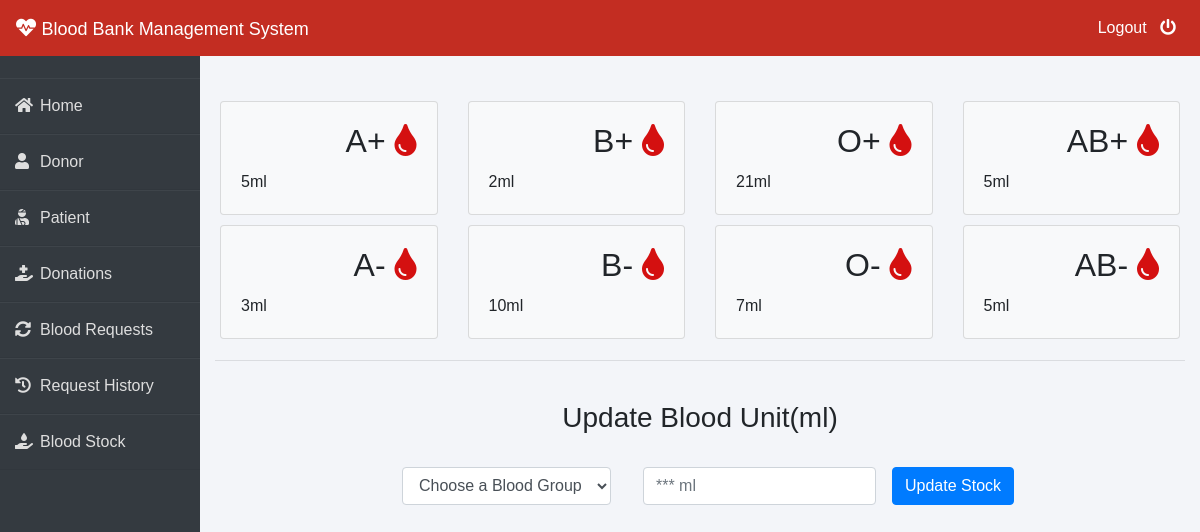
/admin-blood (signed in), run on the app's committed database.
### blood/models.py (models this page shows, shortened)
class Stored(models.Model):
    blood_type = models.CharField(max_length=50)
    unites_number = models.PositiveIntegerField(default=0)

### blood/views.py (the view, shortened to what this page needs)
# urls.py: path('admin-blood', views.admin_blood_view,name='admin-blood'),
@login_required(login_url='adminlogin')
def admin_blood_view(request):
    dict={
        'bloodForm':forms.BloodForm(),
        'A1':models.Stored.objects.get(blood_type="A+"),
        'A2':models.Stored.objects.get(blood_type="A-"),
        'B1':models.Stored.objects.get(blood_type="B+"),
        'B2':models.Stored.objects.get(blood_type="B-"),
        'AB1':models.Stored.objects.get(blood_type="AB+"),
        'AB2':models.Stored.objects.get(blood_type="AB-"),
        'O1':models.Stored.objects.get(blood_type="O+"),
        'O2':models.Stored.objects.get(blood_type="O-"),
    }
    return render(request,'blood/admin_blood.html',context=dict)

### blood/forms.py
class BloodForm(forms.ModelForm):
    class Meta:
        model=models.Stored
        fields=['blood_type','unites_number']

### templates/blood/admin_blood.html (shortened to what this page needs)
{% extends 'blood/adminbase.html' %}
{% block content %}
{% load widget_tweaks %}
<br><br>
<div class="container">
    <div class="row">
      <div class="col-sm-3">
        <div class="card bg-light">
          <div class="card-body">
              <div class="blood">
                  <h2>A+ <i class="fas fa-tint"></i></h2>
              </div><br><br>
              <div>
                  {{A1.unites_number}}ml
              </div>
          </div>
        </div>
      </div>
      <div class="col-sm-3">
          <div class="card bg-light">
              <div class="card-body">
                  <div class="blood">
                      <h2>B+ <i class="fas fa-tint"></i></h2>
                  </div><br><br>
                  <div>
                    {{B1.unites_number}}ml
                  </div>
              </div>
            </div>
      </div>
      <div class="col-sm-3">
          <div class="card bg-light">
              <div class="card-body">
                  <div class="blood">
                      <h2>O+ <i class="fas fa-tint"></i></h2>
                  </div><br><br>
                  <div>
                    {{O1.unites_number}}ml
                  </div>
              </div>
            </div>
        </div>
        <div class="col-sm-3">
          <div class="card bg-light">
              <div class="card-body">
                  <div class="blood">
                      <h2>AB+ <i class="fas fa-tint"></i></h2>
                  </div><br><br>
                  <div>
                    {{AB1.unites_number}}ml
                  </div>
              </div>
            </div>
        </div>
    </div>
    <div class="row">
      <div class="col-sm-3">
        <div class="card bg-light">
          <div class="card-body">
              <div class="blood">
                  <h2>A- <i class="fas fa-tint"></i></h2>
              </div><br><br>
              <div>
                {{A2.unites_number}}ml
              </div>
          </div>
        </div>
      </div>
      <div class="col-sm-3">
          <div class="card bg-light">
              <div class="card-body">
                  <div class="blood">
                      <h2>B- <i class="fas fa-tint"></i></h2>
                  </div><br><br>
                  <div>
                    {{B2.unites_number}}ml
                  </div>
              </div>
            </div>
      </div>
      <div class="col-sm-3">
          <div class="card bg-light">
              <div class="card-body">
                  <div class="blood">
                      <h2>O- <i class="fas fa-tint"></i></h2>
                  </div><br><br>
                  <div>
                    {{O2.unites_number}}ml
                  </div>
              </div>
            </div>
        </div>
        <div class="col-sm-3">
          <div class="card bg-light">
              <div class="card-body">
                  <div class="blood">
                      <h2>AB- <i class="fas fa-tint"></i></h2>
                  </div><br><br>
                  <div>
                    {{AB2.unites_number}}ml
                  </div>
              </div>
            </div>
        </div>
    </div>
<hr>
<br>
<h3 class="text-center">Update Blood Unit(ml)</h3><br>
<div class="xyz">
    <form class="form-inline" method="POST">
        <div class="form-group mx-sm-3 mb-6">
            <select name="blood_type" class="form-control">
                <option disabled="disabled" selected="selected">Choose a Blood Group</option>
            </select>
          </div>
        <div class="form-group mx-sm-3 mb-6">
          <input type="number" class="form-control" name="unites_number" placeholder="*** ml">
        </div>
        <button type="submit" class="btn btn-primary">Update Stock</button>
      </form>
</div>
</div>
{% endblock content %}

### templates/blood/adminbase.html (style rules this page uses)
.row { padding: 5px; }
.fa-tint { color: #d41010 }
.blood { float: right; }
.xyz { color: blue; font-size: 3ex; }
* { margin: 0; padding: 0; box-sizing: border-box; list-style: none; text-decoration: none; font-family: 'Josefin Sans', sans-serif; }
body { background-color: #f3f5f9; }

### templates/blood/admin_blood.html (style rules this page uses)
.xyz { display: table; margin-right: auto; margin-left: auto; }

### data on the page
Stored: unites_number "5"
Stored: unites_number "2"
Stored: unites_number "21"
Stored: unites_number "5"
Stored: unites_number "3"
Stored: unites_number "10"
Stored: unites_number "7"
Stored: unites_number "5"
